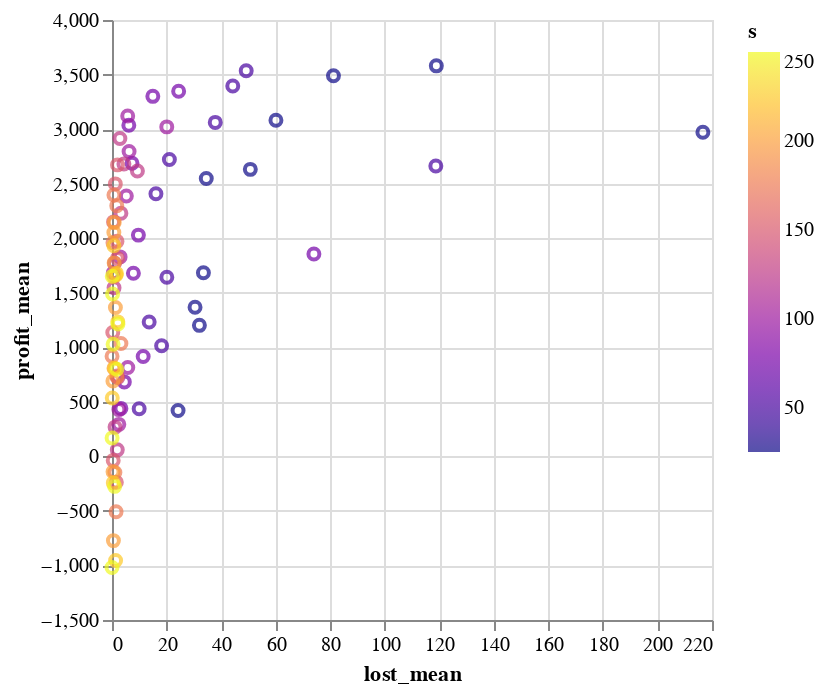

The cell this chart's notebook holds for it:
### Code cell
using VegaLite
df |> @vlplot(:point, x=:lost_mean, y=:profit_mean, color={:s, scale={scheme=:plasma}})

### Figure 1 — Vega-Lite specification as saved in the notebook (floating-point values rounded to 4 significant figures)
{"data": {"values": [{"N": 100, "S": 100, "lost_mean": 216.7, "lost_std": 86.95, "m": 90, "profit_mean": 2971.0, "profit_std": 188.0, "s": 25}, {"N": 100, "S": 200, "lost_mean": 118.9, "lost_std": 62.05, "m": 90, "profit_mean": 3580.0, "profit_std": 143.2, "s": 25}, {"N": 100, "S": 300, "lost_mean": 81.2, "lost_std": 61.19, "m": 90, "profit_mean": 3488.0, "profit_std": 233.7, "s": 25}, {"N": 100, "S": 400, "lost_mean": 60.11, "lost_std": 45.89, "m": 90, "profit_mean": 3081.0, "profit_std": 179.8, "s": 25}, {"N": 100, "S": 500, "lost_mean": 50.72, "lost_std": 46.58, "m": 90, "profit_mean": 2631.0, "profit_std": 167.0, "s": 25}, {"N": 100, "S": 600, "lost_mean": 34.57, "lost_std": 38.67, "m": 90, "profit_mean": 2547.0, "profit_std": 258.5, "s": 25}, {"N": 100, "S": 700, "lost_mean": 33.52, "lost_std": 31.95, "m": 90, "profit_mean": 1684.0, "profit_std": 168.9, "s": 25}, {"N": 100, "S": 800, "lost_mean": 32.05, "lost_std": 34.97, "m": 90, "profit_mean": 1201.0, "profit_std": 281.2, "s": 25}, {"N": 100, "S": 900, "lost_mean": 30.45, "lost_std": 37.83, "m": 90, "profit_mean": 1367.0, "profit_std": 302.6, "s": 25}, {"N": 100, "S": 1000, "lost_mean": 24.22, "lost_std": 28.8, "m": 90, "profit_mean": 419.8, "profit_std": 221.2, "s": 25}, {"N": 100, "S": 100, "lost_mean": 118.7, "lost_std": 73.55, "m": 90, "profit_mean": 2661.0, "profit_std": 141.7, "s": 50}, {"N": 100, "S": 200, "lost_mean": 49.21, "lost_std": 49.33, "m": 90, "profit_mean": 3534.0, "profit_std": 159.4, "s": 50}, {"N": 100, "S": 300, "lost_mean": 44.28, "lost_std": 55.6, "m": 90, "profit_mean": 3395.0, "profit_std": 188.3, "s": 50}, {"N": 100, "S": 400, "lost_mean": 37.86, "lost_std": 48.18, "m": 90, "profit_mean": 3061.0, "profit_std": 190.9, "s": 50}, {"N": 100, "S": 500, "lost_mean": 21.04, "lost_std": 31.87, "m": 90, "profit_mean": 2722.0, "profit_std": 214.7, "s": 50}, {"N": 100, "S": 600, "lost_mean": 16.11, "lost_std": 27.83, "m": 90, "profit_mean": 2407.0, "profit_std": 282.1, "s": 50}, {"N": 100, "S": 700, "lost_mean": 20.11, "lost_std": 29.27, "m": 90, "profit_mean": 1643.0, "profit_std": 171.3, "s": 50}, {"N": 100, "S": 800, "lost_mean": 18.19, "lost_std": 32.82, "m": 90, "profit_mean": 1014.0, "profit_std": 189.3, "s": 50}, {"N": 100, "S": 900, "lost_mean": 13.63, "lost_std": 25.36, "m": 90, "profit_mean": 1232.0, "profit_std": 324.8, "s": 50}, {"N": 100, "S": 1000, "lost_mean": 9.96, "lost_std": 26.5, "m": 90, "profit_mean": 435.8, "profit_std": 259.2, "s": 50}, {"N": 100, "S": 100, "lost_mean": 74.03, "lost_std": 56.15, "m": 90, "profit_mean": 1855.0, "profit_std": 251.1, "s": 75}, {"N": 100, "S": 200, "lost_mean": 24.44, "lost_std": 32.93, "m": 90, "profit_mean": 3346.0, "profit_std": 164.2, "s": 75}, {"N": 100, "S": 300, "lost_mean": 14.97, "lost_std": 26.36, "m": 90, "profit_mean": 3300.0, "profit_std": 171.8, "s": 75}, {"N": 100, "S": 400, "lost_mean": 6.17, "lost_std": 14.59, "m": 90, "profit_mean": 3036.0, "profit_std": 209.7, "s": 75}, {"N": 100, "S": 500, "lost_mean": 7.34, "lost_std": 24.49, "m": 90, "profit_mean": 2687.0, "profit_std": 239.6, "s": 75}, {"N": 100, "S": 600, "lost_mean": 9.68, "lost_std": 26.74, "m": 90, "profit_mean": 2028.0, "profit_std": 263.9, "s": 75}, {"N": 100, "S": 700, "lost_mean": 7.85, "lost_std": 21.54, "m": 90, "profit_mean": 1679.0, "profit_std": 207.2, "s": 75}, {"N": 100, "S": 800, "lost_mean": 11.43, "lost_std": 24.39, "m": 90, "profit_mean": 914.7, "profit_std": 153.5, "s": 75}, {"N": 100, "S": 900, "lost_mean": 4.52, "lost_std": 15.27, "m": 90, "profit_mean": 682.5, "profit_std": 436.0, "s": 75}, {"N": 100, "S": 1000, "lost_mean": 3.27, "lost_std": 14.69, "m": 90, "profit_mean": 439.7, "profit_std": 268.4, "s": 75}, {"N": 100, "S": 200, "lost_mean": 20.08, "lost_std": 32.72, "m": 90, "profit_mean": 3020.0, "profit_std": 160.1, "s": 100}, {"N": 100, "S": 300, "lost_mean": 5.76, "lost_std": 15.63, "m": 90, "profit_mean": 3120.0, "profit_std": 168.2, "s": 100}, {"N": 100, "S": 400, "lost_mean": 6.26, "lost_std": 17.33, "m": 90, "profit_mean": 2795.0, "profit_std": 187.5, "s": 100}, {"N": 100, "S": 500, "lost_mean": 5.26, "lost_std": 26.62, "m": 90, "profit_mean": 2386.0, "profit_std": 263.1, "s": 100}, {"N": 100, "S": 600, "lost_mean": 2.97, "lost_std": 13.15, "m": 90, "profit_mean": 1829.0, "profit_std": 170.4, "s": 100}, {"N": 100, "S": 700, "lost_mean": 0.49, "lost_std": 2.714, "m": 90, "profit_mean": 1684.0, "profit_std": 251.0, "s": 100}, {"N": 100, "S": 800, "lost_mean": 5.79, "lost_std": 19.28, "m": 90, "profit_mean": 814.1, "profit_std": 186.5, "s": 100}, {"N": 100, "S": 900, "lost_mean": 2.51, "lost_std": 7.849, "m": 90, "profit_mean": 293.4, "profit_std": 355.2, "s": 100}, {"N": 100, "S": 1000, "lost_mean": 2.53, "lost_std": 12.01, "m": 90, "profit_mean": 428.7, "profit_std": 255.3, "s": 100}, {"N": 100, "S": 200, "lost_mean": 9.32, "lost_std": 21.77, "m": 90, "profit_mean": 2615.0, "profit_std": 187.4, "s": 125}, {"N": 100, "S": 300, "lost_mean": 2.89, "lost_std": 12.87, "m": 90, "profit_mean": 2913.0, "profit_std": 175.1, "s": 125}, {"N": 100, "S": 400, "lost_mean": 4.37, "lost_std": 18.41, "m": 90, "profit_mean": 2680.0, "profit_std": 174.4, "s": 125}, {"N": 100, "S": 500, "lost_mean": 3.27, "lost_std": 18.35, "m": 90, "profit_mean": 2228.0, "profit_std": 205.3, "s": 125}, {"N": 100, "S": 600, "lost_mean": 0.92, "lost_std": 5.365, "m": 90, "profit_mean": 1772.0, "profit_std": 162.0, "s": 125}, {"N": 100, "S": 700, "lost_mean": 0.75, "lost_std": 6.127, "m": 90, "profit_mean": 1546.0, "profit_std": 273.8, "s": 125}, {"N": 100, "S": 800, "lost_mean": 2.17, "lost_std": 11.35, "m": 90, "profit_mean": 722.5, "profit_std": 207.4, "s": 125}, {"N": 100, "S": 900, "lost_mean": 1.94, "lost_std": 8.283, "m": 90, "profit_mean": 59.79, "profit_std": 220.4, "s": 125}, {"N": 100, "S": 1000, "lost_mean": 1.12, "lost_std": 8.36, "m": 90, "profit_mean": 268.2, "profit_std": 409.6, "s": 125}, {"N": 100, "S": 200, "lost_mean": 1.83, "lost_std": 7.364, "m": 90, "profit_mean": 1971.0, "profit_std": 248.2, "s": 150}, {"N": 100, "S": 300, "lost_mean": 2.02, "lost_std": 8.678, "m": 90, "profit_mean": 2672.0, "profit_std": 166.8, "s": 150}, {"N": 100, "S": 400, "lost_mean": 1.22, "lost_std": 6.332, "m": 90, "profit_mean": 2498.0, "profit_std": 185.3, "s": 150}, {"N": 100, "S": 500, "lost_mean": 0.56, "lost_std": 3.304, "m": 90, "profit_mean": 2149.0, "profit_std": 210.3, "s": 150}, {"N": 100, "S": 600, "lost_mean": 1.99, "lost_std": 10.52, "m": 90, "profit_mean": 1815.0, "profit_std": 190.3, "s": 150}, {"N": 100, "S": 700, "lost_mean": 0.28, "lost_std": 1.97, "m": 90, "profit_mean": 1135.0, "profit_std": 327.2, "s": 150}, {"N": 100, "S": 800, "lost_mean": 1.81, "lost_std": 10.05, "m": 90, "profit_mean": 737.3, "profit_std": 205.5, "s": 150}, {"N": 100, "S": 900, "lost_mean": 0.44, "lost_std": 3.211, "m": 90, "profit_mean": -37.01, "profit_std": 181.7, "s": 150}, {"N": 100, "S": 1000, "lost_mean": 1.6, "lost_std": 8.836, "m": 90, "profit_mean": -236.9, "profit_std": 504.6, "s": 150}, {"N": 100, "S": 200, "lost_mean": 3.27, "lost_std": 12.66, "m": 90, "profit_mean": 1035.0, "profit_std": 341.2, "s": 175}, {"N": 100, "S": 300, "lost_mean": 0.71, "lost_std": 3.718, "m": 90, "profit_mean": 2395.0, "profit_std": 204.6, "s": 175}, {"N": 100, "S": 400, "lost_mean": 1.75, "lost_std": 12.91, "m": 90, "profit_mean": 2298.0, "profit_std": 193.7, "s": 175}, {"N": 100, "S": 500, "lost_mean": 0.36, "lost_std": 3.6, "m": 90, "profit_mean": 1958.0, "profit_std": 253.7, "s": 175}, {"N": 100, "S": 600, "lost_mean": 0.67, "lost_std": 4.29, "m": 90, "profit_mean": 1650.0, "profit_std": 249.8, "s": 175}, {"N": 100, "S": 700, "lost_mean": 0.02, "lost_std": 0.2, "m": 90, "profit_mean": 917.8, "profit_std": 235.5, "s": 175}, {"N": 100, "S": 800, "lost_mean": 1.83, "lost_std": 11.84, "m": 90, "profit_mean": 726.0, "profit_std": 225.6, "s": 175}, {"N": 100, "S": 900, "lost_mean": 1.06, "lost_std": 10.6, "m": 90, "profit_mean": -147.6, "profit_std": 192.0, "s": 175}, {"N": 100, "S": 1000, "lost_mean": 1.49, "lost_std": 9.63, "m": 90, "profit_mean": -507.8, "profit_std": 447.0, "s": 175}, {"N": 100, "S": 300, "lost_mean": 0.68, "lost_std": 6.501, "m": 90, "profit_mean": 2052.0, "profit_std": 166.2, "s": 200}, {"N": 100, "S": 400, "lost_mean": 0.82, "lost_std": 5.342, "m": 90, "profit_mean": 2143.0, "profit_std": 205.2, "s": 200}, {"N": 100, "S": 500, "lost_mean": 0.79, "lost_std": 4.759, "m": 90, "profit_mean": 1773.0, "profit_std": 192.5, "s": 200}, {"N": 100, "S": 600, "lost_mean": 1.25, "lost_std": 7.63, "m": 90, "profit_mean": 1365.0, "profit_std": 268.6, "s": 200}, {"N": 100, "S": 700, "lost_mean": 0.72, "lost_std": 4.999, "m": 90, "profit_mean": 807.7, "profit_std": 167.1, "s": 200}, {"N": 100, "S": 800, "lost_mean": 0.33, "lost_std": 2.075, "m": 90, "profit_mean": 690.9, "profit_std": 228.5, "s": 200}, {"N": 100, "S": 900, "lost_mean": 0.38, "lost_std": 2.643, "m": 90, "profit_mean": -141.6, "profit_std": 207.5, "s": 200}, {"N": 100, "S": 1000, "lost_mean": 0.52, "lost_std": 5.2, "m": 90, "profit_mean": -772.4, "profit_std": 332.4, "s": 200}, {"N": 100, "S": 300, "lost_mean": 1.5, "lost_std": 7.679, "m": 90, "profit_mean": 1663.0, "profit_std": 212.2, "s": 225}, {"N": 100, "S": 400, "lost_mean": 0.7, "lost_std": 4.925, "m": 90, "profit_mean": 1931.0, "profit_std": 173.8, "s": 225}, {"N": 100, "S": 500, "lost_mean": 1.65, "lost_std": 13.06, "m": 90, "profit_mean": 1677.0, "profit_std": 206.9, "s": 225}, {"N": 100, "S": 600, "lost_mean": 2.13, "lost_std": 12.45, "m": 90, "profit_mean": 1233.0, "profit_std": 224.1, "s": 225}, {"N": 100, "S": 700, "lost_mean": 0.93, "lost_std": 6.245, "m": 90, "profit_mean": 808.2, "profit_std": 207.0, "s": 225}, {"N": 100, "S": 800, "lost_mean": 0.1, "lost_std": 1.0, "m": 90, "profit_mean": 534.7, "profit_std": 304.1, "s": 225}, {"N": 100, "S": 900, "lost_mean": 0.48, "lost_std": 4.071, "m": 90, "profit_mean": -243.1, "profit_std": 201.2, "s": 225}, {"N": 100, "S": 1000, "lost_mean": 1.32, "lost_std": 7.085, "m": 90, "profit_mean": -954.2, "profit_std": 197.8, "s": 225}, {"N": 100, "S": 300, "lost_mean": 0.4, "lost_std": 2.814, "m": 90, "profit_mean": 1027.0, "profit_std": 254.7, "s": 250}, {"N": 100, "S": 400, "lost_mean": 0.1, "lost_std": 1.0, "m": 90, "profit_mean": 1651.0, "profit_std": 172.6, "s": 250}, {"N": 100, "S": 500, "lost_mean": 0.21, "lost_std": 1.671, "m": 90, "profit_mean": 1489.0, "profit_std": 226.6, "s": 250}, {"N": 100, "S": 600, "lost_mean": 2.18, "lost_std": 13.83, "m": 90, "profit_mean": 1213.0, "profit_std": 196.8, "s": 250}, {"N": 100, "S": 700, "lost_mean": 1.76, "lost_std": 15.12, "m": 90, "profit_mean": 799.0, "profit_std": 176.6, "s": 250}, {"N": 100, "S": 800, "lost_mean": 0.03, "lost_std": 0.3, "m": 90, "profit_mean": 168.5, "profit_std": 342.2, "s": 250}, {"N": 100, "S": 900, "lost_mean": 0.96, "lost_std": 7.126, "m": 90, "profit_mean": -275.2, "profit_std": 195.9, "s": 250}, {"N": 100, "S": 1000, "lost_mean": 0, "lost_std": 0, "m": 90, "profit_mean": -1019.0, "profit_std": 171.7, "s": 250}]}, "encoding": {"color": {"field": "s", "scale": {"scheme": "plasma"}, "type": "quantitative"}, "x": {"field": "lost_mean", "type": "quantitative"}, "y": {"field": "profit_mean", "type": "quantitative"}}, "mark": "point"}
